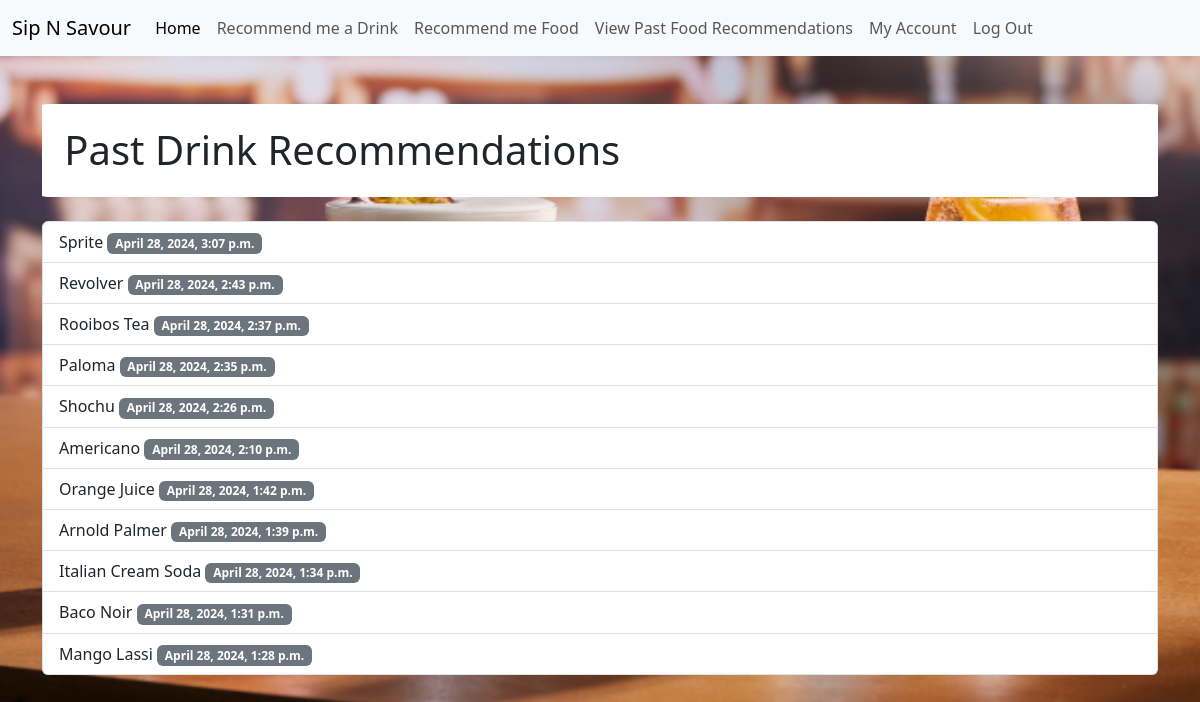
The page /food_recommendation/view_recommendations/ (signed in) on the database its author committed.
### food_recommendation/models.py (models this page shows)
class RecommendedDrink(models.Model):
    drink_name = models.CharField(max_length=100)#store name of recommended drink, no more than 100 characters
    recommended_on = models.DateTimeField(auto_now_add=True)#stores the date and time when the recommendation was added
    user = models.ForeignKey(get_user_model(), on_delete=models.CASCADE, related_name='recommended_drinks', default=get_default_user)

### food_recommendation/views.py (the view)
# urls.py: path('view_recommendations/', views.view_recommendations, name='view_recommendations'),
@login_required(login_url='login')
def view_recommendations(request):
    past_recommendations = RecommendedDrink.objects.filter(user=request.user).order_by('-recommended_on')
    print(past_recommendations)
    return render(request, 'food_recommendation/view_recommendations.html', {'past_recommendations': past_recommendations})

### food_recommendation/templates/food_recommendation/view_recommendations.html (shortened to what this page needs)
<!DOCTYPE html>
<html lang="en">
<head>
    <link href="https://cdn.jsdelivr.net/npm/bootstrap@5.3.2/dist/css/bootstrap.min.css" rel="stylesheet">
</head>
<body>
    <nav class="navbar navbar-expand-lg navbar-light bg-light">
        <div class="container-fluid">
            <a class="navbar-brand" href="#">Sip N Savour</a>
            <div class="collapse navbar-collapse" id="navbarNavAltMarkup">
                <div class="navbar-nav">
                    <li class="nav-item">
                        <a class="nav-link active" aria-current="page" href="{% url 'homepage' %}">Home</a>
                    </li>
                    <li class="nav-item">
                        <a class="nav-link" href="{% url 'recommend_drink' %}">Recommend me a Drink</a>
                    </li>
                    <li class="nav-item">
                        <a class="nav-link" href="{% url 'recommend_food' %}">Recommend me Food</a>
                    </li>
                    <li class="nav-item">
                        <a class="nav-link" href="{% url 'view_past_food' %}">View Past Food Recommendations</a>
                    </li>
                    <li class="nav-item">
                        <a class="nav-link" href="{% url 'account' %}">My Account</a>
                    </li>
                    <li class="nav-item">
                        <a class="nav-link" href="{% url 'login' %}" id="logout-link">Log Out</a>
                    </li>
                </div>
            </div>
        </div>
    </nav>
    <div class="container mt-5">
        <h1 class="mb-4">Past Drink Recommendations</h1>
        {% if past_recommendations %}
        <ul class="list-group">
            {% for recommendation in past_recommendations %}
            <li class="list-group-item">{{ recommendation.drink_name }} <span class="badge bg-secondary">{{ recommendation.recommended_on }}</span></li>
            {% endfor %}
        </ul>
        {% else %}
        <div class="alert alert-warning mt-3" role="alert">
            No past recommendations found.
        </div>
        {% endif %}
    </div>
</body>
</html>

### food_recommendation/templates/food_recommendation/view_recommendations.html (style rules this page uses)
body { background-image: url(/static/food_recommendation/drinks4.jpeg); background-repeat: no-repeat; background-attachment: fixed; background-size: cover; }
h1 { padding: 2%; border-radius: 1%; background-color: white; }

### rows shown on the page
RecommendedDrink: drink_name "Sprite", recommended_on "April 28, 2024, 3:07 p.m."
RecommendedDrink: drink_name "Revolver", recommended_on "April 28, 2024, 2:43 p.m."
RecommendedDrink: drink_name "Rooibos Tea", recommended_on "April 28, 2024, 2:37 p.m."
RecommendedDrink: drink_name "Paloma", recommended_on "April 28, 2024, 2:35 p.m."
RecommendedDrink: drink_name "Shochu", recommended_on "April 28, 2024, 2:26 p.m."
RecommendedDrink: drink_name "Americano", recommended_on "April 28, 2024, 2:10 p.m."
RecommendedDrink: drink_name "Orange Juice", recommended_on "April 28, 2024, 1:42 p.m."
RecommendedDrink: drink_name "Arnold Palmer", recommended_on "April 28, 2024, 1:39 p.m."
RecommendedDrink: drink_name "Italian Cream Soda", recommended_on "April 28, 2024, 1:34 p.m."
RecommendedDrink: drink_name "Baco Noir", recommended_on "April 28, 2024, 1:31 p.m."
RecommendedDrink: drink_name "Mango Lassi", recommended_on "April 28, 2024, 1:28 p.m."
